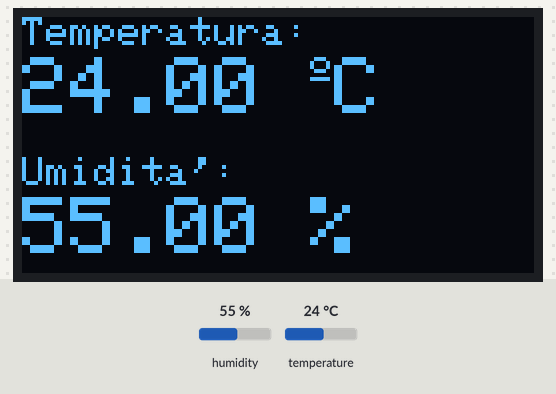
This sketch was run on a simulated ESP8266 (NodeMCU). Shown: 128×64 one-colour display. Inputs (shaded band) come from the test bench; at power-on: humidity 55 %, temperature 24 °C.

Above: at 7.6 s.
7.7 s: humidity set to 22 %
At 12.9 s:
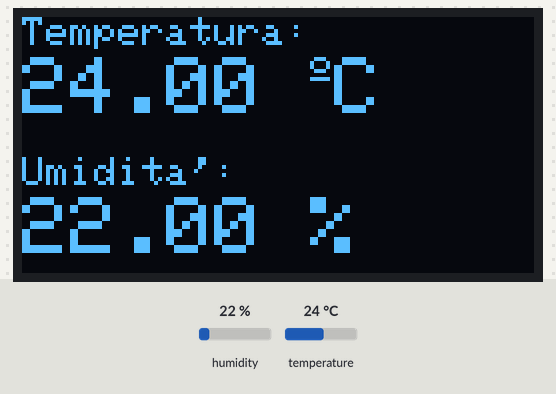
15.2 s: temperature set to 12 °C
At 17.8 s:
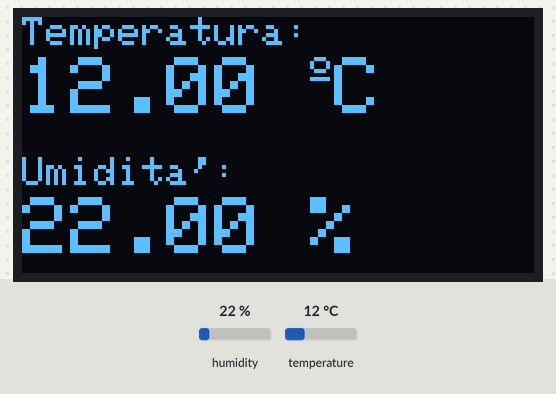
22.7 s: humidity set to 40 %
At 27.7 s:
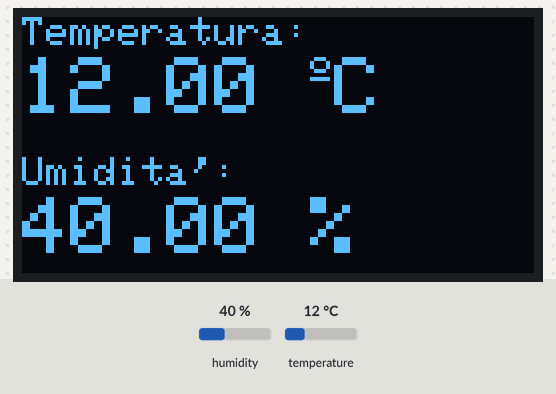
30.2 s: temperature set to 19 °C
At 32.6 s:
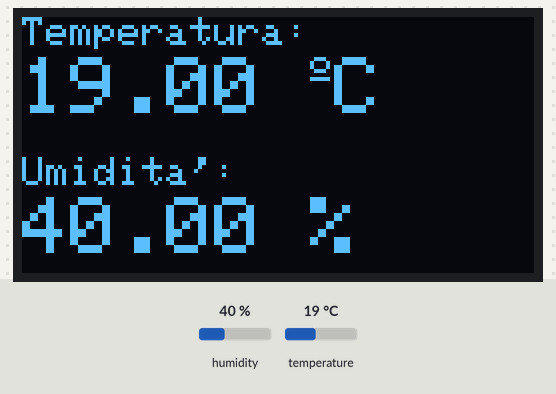
Timing chart, 0 to 34.1 s (numbered marks = the images above; inputs shaded):
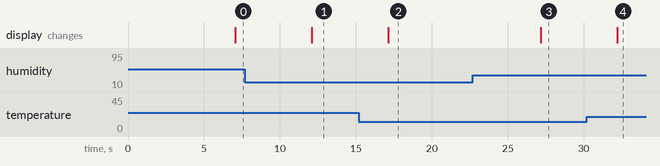

Measured:
- after the input at 7.7 s, the display: changes after 4.4 s (image 1)
- after the input at 15.2 s, the display: changes after 1.9 s (image 2)
- after the input at 22.7 s, the display: changes after 4.5 s (image 3)
- after the input at 30.2 s, the display: changes after 2.0 s (image 4)

The sketch:

esp_dht_oled.ino
```cpp
#include <Arduino.h>
#include <Wire.h>
#include <Adafruit_GFX.h>
#include <Adafruit_SSD1306.h>
#include <Adafruit_Sensor.h>
#include <DHT.h>

#define SCREEN_WIDTH 128 // Larghezza display OLED in pixel
#define SCREEN_HEIGHT 64 // Altezza display OLED in pixel

// Inizializzazione display SSD1306 connesso via I2C
Adafruit_SSD1306 display(SCREEN_WIDTH, SCREEN_HEIGHT, &Wire, -1);

// Pin digitale connesso al sensore DHT
#define DHTPIN 14

// Decommenta il sensore che stai utilizzando:
//#define DHTTYPE DHT11   // DHT 11
#define DHTTYPE DHT22     // DHT 22 (AM2302)
//#define DHTTYPE DHT21   // DHT 21 (AM2301)

DHT dht(DHTPIN, DHTTYPE);

void setup() {
  Serial.begin(115200);

  dht.begin();

  // Indirizzo I2C 0x3C per display 128x64
  if(!display.begin(SSD1306_SWITCHCAPVCC, 0x3C)) {
    Serial.println(F("Allocazione SSD1306 fallita"));
    for(;;);
  }

  delay(2000);
  display.clearDisplay();
  display.setTextColor(WHITE);
}

void loop() {
  delay(5000);

  // Lettura temperatura e umidità
  float t = dht.readTemperature();
  float h = dht.readHumidity();

  // Controllo se le letture sono andate a buon fine
  if (isnan(h) || isnan(t)) {
    Serial.println("Impossibile leggere dal sensore DHT!");
  }

  display.clearDisplay();

  // Stampa la temperatura
  display.setTextSize(1);
  display.setCursor(0,0);
  display.print("Temperatura: ");
  display.setTextSize(2);
  display.setCursor(0,10);
  display.print(t);
  display.print(" ");
  display.setTextSize(1);
  display.cp437(true);
  display.write(167); // Simbolo del grado
  display.setTextSize(2);
  display.print("C");

  // Stampa l'umidità
  display.setTextSize(1);
  display.setCursor(0, 35);
  display.print("Umidita': ");
  display.setTextSize(2);
  display.setCursor(0, 45);
  display.print(h);
  display.print(" %");

  // Aggiorna fisicamente lo schermo
  display.display();
}
```
